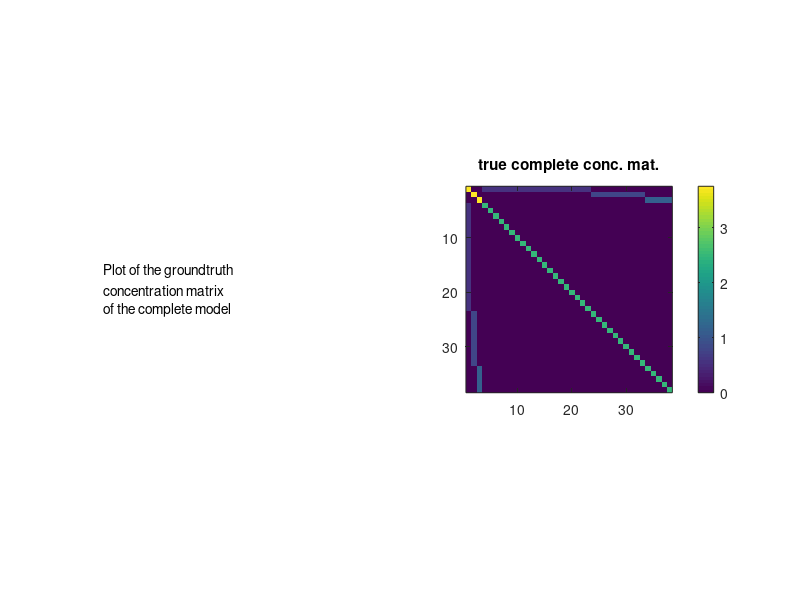
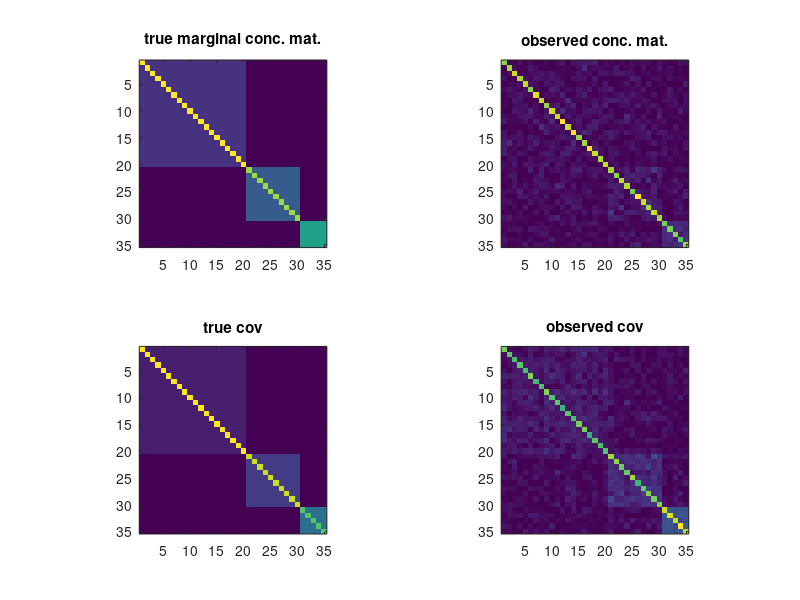

These figures' MATLAB source, in order:
% Toy example
% with three blocks of size resp 20,10,5

clear all; clc; close all;
%% settings

n=500; % number of samples

ks(1)=20;  %size of the block 1
ks(2)=10;  %size of the block 1
ks(3)=5;  %size of the block 1


pl=3; % number of latent variables
po=sum(ks);% number of observed variables

pt=po+pl;
sigma2l=.8;
sigma2lo=.4;
scale=1./sqrt(ks);

% slo=.2; % level of sparsity on latent-observed block of conceptration mat
% soo=.2; % level of sparsity on latent-observed block of conceptration mat
Doo=eye(po)/sigma2lo;
Dol=zeros(po,pl);
for i=1:pl
    if i>1
        i1=sum(ks(1:(i-1)))+1;
    else
        i1=1;
    end
    i2=i1+ks(i)-1;
    Dol(i1:i2,i)=-ones(ks(i),1)*scale(i)/sigma2lo;
end
Dll=zeros(pl);
for i=1:pl
Dll(i,i)=1/sigma2l+ks(i)*scale(i)^2/sigma2lo;
end

%% construction of the conceptration matrix
Dfull=zeros(pt);
Dfull(1:pl,1:pl)=Dll;
Dfull((pl+1):pt,(pl+1):pt)=Doo;
Dfull(1:pl,(pl+1):pt)=Dol';
Dfull((pl+1):pt,1:pl)=Dol;

Dfull=.5*(Dfull+Dfull');
Dmargo=Doo-Dol*Dol';


descr = {'Plot of the groundtruth '
    'concentration matrix';
    'of the complete model'};

figure(1);clf;
subplot(1,2,1)
axis off;
text(0,.5,descr)
pbaspect([1 1 1]);
subplot(1,2,2)
imagesc(abs(Dfull));
colorbar;
pbaspect([1 1 1]);
title('true complete conc. mat.');

if eigs(Dfull,1,'sa')<0
    error('The conceptration matrix of the complete model is not PSD \n')
end

%% sampling data
mu=zeros(1,pt); % vector of means
Xfull=mvnrnd(mu, inv(Dfull), n)';
X=Xfull((pl+1):pt,:);
S=cov(X');
% S=inv(Dmargo);

%% plotting

figure(2);clf;
subplot(2,2,1);
imagesc(abs(Dmargo));
pbaspect([1 1 1]);
title('true marginal conc. mat.');
subplot(2,2,2);
imagesc(abs(inv(S)));
pbaspect([1 1 1]);
title('observed conc. mat.');
subplot(2,2,3);
imagesc(abs(inv(Dmargo)));
pbaspect([1 1 1]);
title('true cov');
subplot(2,2,4);
imagesc(abs(S));
pbaspect([1 1 1]);
title('observed cov');


 